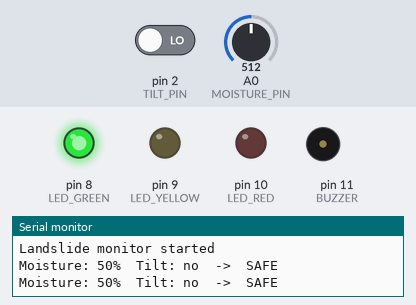
Simulated run of this sketch. Board: Arduino Uno, built with avr-gcc and run on an emulated ATmega328P. Parts: output pins drawn as LEDs (lit = HIGH), buzzer (waves = sounding), the last lines printed to the serial monitor. Inputs (shaded band) come from the test bench; at power-on: A0 (MOISTURE_PIN) = 512, pin 2 (TILT_PIN) LOW.

Above: at 1.2 s.
1.3 s: A0 (MOISTURE_PIN) set to 700
2.8 s: A0 (MOISTURE_PIN) set to 729
At 3.5 s:
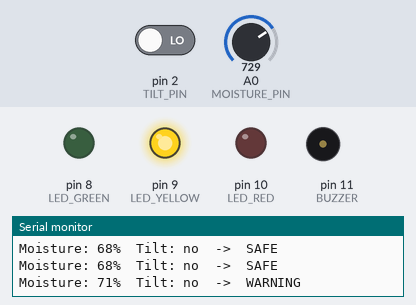
6.2 s: pin 2 (TILT_PIN) driven HIGH
At 7.0 s:
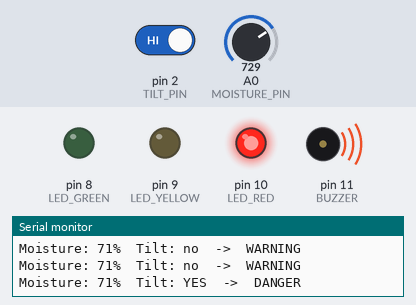
8.0 s: A0 (MOISTURE_PIN) set to 716
At 9.1 s:
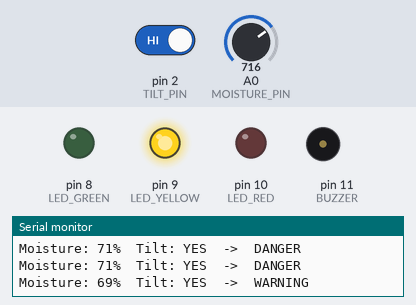
11.4 s: pin 2 (TILT_PIN) driven LOW
At 11.48 s:
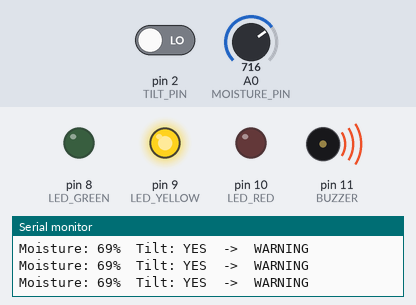
13.6 s: A0 (MOISTURE_PIN) set to 900
At 14.8 s:
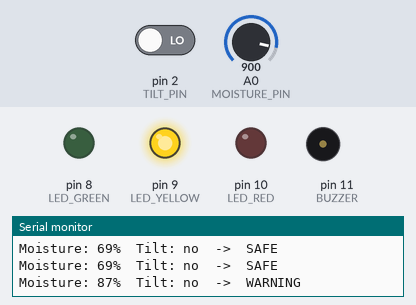
Timing chart, 0 to 18.0 s (numbered marks = the images above; inputs shaded):
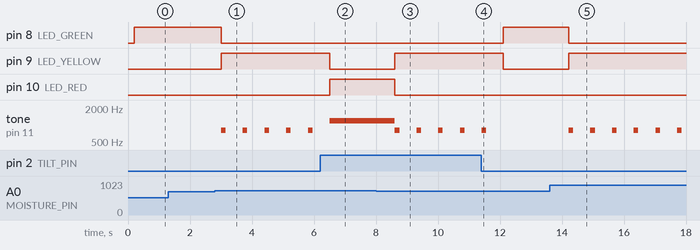

The sketch:

sketch.ino
```cpp
/*
 * Landslide Early Warning System - WOKWI SIMULATOR VERSION
 *
 * Wokwi has no soil moisture or ball-tilt part, so:
 *   - the POTENTIOMETER stands in for the moisture sensor
 *     (turn it right = wetter soil)
 *   - the SLIDE SWITCH stands in for the tilt sensor
 *     (left = pole upright, right = pole tilted)
 * Wokwi's buzzer needs tone() to make sound; on real hardware with an
 * active buzzer, use the main landslide_warning.ino instead.
 */

const int MOISTURE_PIN = A0;
const int TILT_PIN     = 2;
const int LED_GREEN    = 8;
const int LED_YELLOW   = 9;
const int LED_RED      = 10;
const int BUZZER       = 11;

// Potentiometer: 0 = fully left (dry), 1023 = fully right (soaked)
const int DRY_VALUE = 0;
const int WET_VALUE = 1023;

const int WET_LIMIT    = 70;
const int TILT_SAMPLES = 10;
const int TILT_VOTES   = 8;

enum RiskLevel { SAFE, WARNING, DANGER };

void setup() {
  Serial.begin(9600);
  pinMode(TILT_PIN, INPUT_PULLUP);
  pinMode(LED_GREEN, OUTPUT);
  pinMode(LED_YELLOW, OUTPUT);
  pinMode(LED_RED, OUTPUT);
  pinMode(BUZZER, OUTPUT);
  Serial.println(F("Landslide monitor started"));
}

int readMoisturePercent() {
  int raw = analogRead(MOISTURE_PIN);
  int pct = map(raw, DRY_VALUE, WET_VALUE, 0, 100);
  return constrain(pct, 0, 100);
}

bool isTilted() {
  int votes = 0;
  for (int i = 0; i < TILT_SAMPLES; i++) {
    if (digitalRead(TILT_PIN) == HIGH) votes++;
    delay(20);
  }
  return votes >= TILT_VOTES;
}

void showLevel(RiskLevel level) {
  digitalWrite(LED_GREEN,  level == SAFE);
  digitalWrite(LED_YELLOW, level == WARNING);
  digitalWrite(LED_RED,    level == DANGER);

  if (level == DANGER) {
    tone(BUZZER, 1200);                 // continuous alarm
  } else if (level == WARNING) {
    tone(BUZZER, 800, 150);             // short beep
  } else {
    noTone(BUZZER);
  }
}

void loop() {
  int  moisture = readMoisturePercent();
  bool tilted   = isTilted();
  bool wet      = moisture >= WET_LIMIT;

  RiskLevel level = SAFE;
  if (wet && tilted)      level = DANGER;
  else if (wet || tilted) level = WARNING;

  const char* names[] = { "SAFE", "WARNING", "DANGER" };
  Serial.print(F("Moisture: "));  Serial.print(moisture);
  Serial.print(F("%  Tilt: "));   Serial.print(tilted ? F("YES") : F("no"));
  Serial.print(F("  ->  "));      Serial.println(names[level]);

  showLevel(level);
  delay(500);
}
```

Measured:
- the behaviour switches between 716 and 717 on A0 (MOISTURE_PIN) (found by bisection; images 0 and 1)
- after the input at 2.8 s, pin 8 (LED_GREEN): HIGH → LOW after 0.20 s; pin 9 (LED_YELLOW): LOW → HIGH after 0.20 s; tone on pin 11 (BUZZER): alternates 800 Hz for 0.15 s and silent for 0.55 s, starting after 0.20 s
- after the input at 6.2 s, pin 9 (LED_YELLOW): HIGH → LOW after 0.31 s; pin 10 (LED_RED): LOW → HIGH after 0.31 s
- after the input at 8.0 s, pin 9 (LED_YELLOW): LOW → HIGH after 0.61 s; pin 10 (LED_RED): HIGH → LOW after 0.61 s; tone on pin 11 (BUZZER): alternates 800 Hz for 0.15 s and silent for 0.55 s, starting after 0.61 s
- after the input at 11.4 s, pin 8 (LED_GREEN): LOW → HIGH after 0.71 s; pin 9 (LED_YELLOW): HIGH → LOW after 0.71 s; tone on pin 11 (BUZZER): goes on until 11.6 s, then stays silent
- after the input at 13.6 s, pin 8 (LED_GREEN): HIGH → LOW after 0.61 s; pin 9 (LED_YELLOW): LOW → HIGH after 0.61 s; tone on pin 11 (BUZZER): alternates 800 Hz for 0.15 s and silent for 0.55 s, starting after 0.61 s
